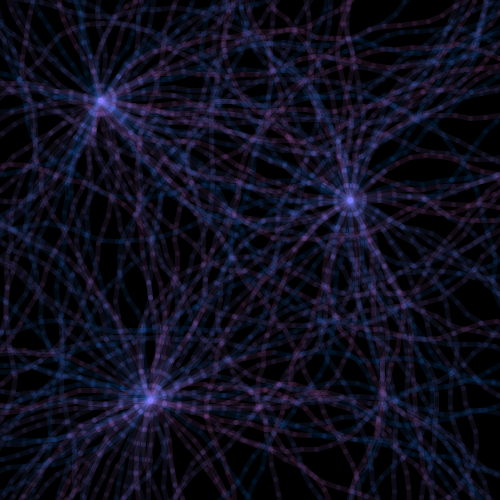
Frame 1 (no input)
Frame 60 (the mouse pressed at the canvas centre just before this capture): identical to frame 1, image omitted
Frame 120 (the mouse held since frame 60 and released just before this capture): identical to frame 1, image omitted

The Processing sketch that drew this single still picture (run headless with seeded random() and noise(); from frame 60 on, the mouse is pressed at the canvas centre):

// Processing sketch: processing_32365
// ── processing_32365.pde


float x=100;
float y=100;
float O=random(TWO_PI);
float L=15;
int a=0;
float count=1.0;
float b=0.0;


void setup(){
  
  size(500,500);
  background(0);
  strokeWeight(5);
  this.draw2();
  
}

void draw(){}

void draw2(){
  for(int b = 0; b < 1500; b++){
    stroke(a,129,255,20);
    float x2=x+L*cos(O);
    float y2=y+L*sin(O);
  
  
    line(x,y,x2,y2);
    a=a+1;
    if(a>255){
      a=0;
    }
    x=x2;
    y=y2;
    O=O+random(-PI/10.0,PI/10.0);
  
    if(x<0 || y<0 || y>500 ||x>500){
      x=100;
      y=100;
      O=random(TWO_PI);}
    }
  
    for(int b = 0; b < 1500; b++){
      stroke(a,129,255,20);
      float x2=x+L*cos(O);
      float y2=y+L*sin(O);
  
      line(x,y,x2,y2);
      a=a+1;
  
      if(a>255){
        a=0;
      }
      x=x2;
      y=y2;
      O=O+random(-PI/10.0,PI/10.0);
  
      if(x<0 || y<0 || y>500 ||x>500){
        x=150;
        y=400;
        O=random(TWO_PI);}
      }
  
      for(int b = 0; b < 1500; b++){
        stroke(a,129,255,20);
        float x2=x+L*cos(O);
        float y2=y+L*sin(O);
  
        count= count + 1.0;
  
        line(x,y,x2,y2);
        a=a+1;
        if(a>255){
          a=0;
        }
        x=x2;
        y=y2;
        O=O+random(-PI/10.0,PI/10.0);
  
        if(x<0 || y<0 || y>500 ||x>500){
          x=350;
          y=200;
          O=random(TWO_PI);
        }
      }
    }
    
